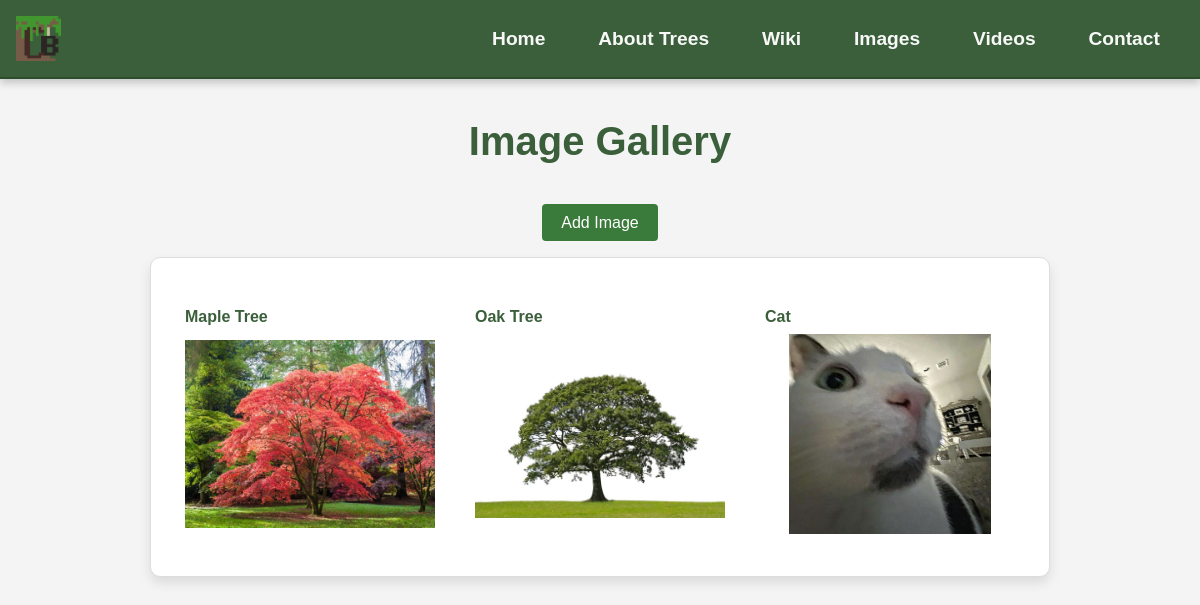
The app's page /Image/ with its own data.
### app/models.py (models this page shows, shortened)
class Image(models.Model):
    title = models.CharField(max_length=100)
    image = models.ImageField(upload_to='images/')
    uploaded_at = models.DateTimeField(auto_now_add=True)

### app/views.py (the view)
# urls.py: path('Image/', ImageGalleryView.as_view(), name='Image_gallery'),
class ImageGalleryView(ListView):
    model = Image
    template_name = 'app/Image_gallery.html'
    context_object_name = 'images'

### app/templates/app/Image_gallery.html (shortened to what this page needs)
{% extends 'app/Base.html' %}
{%load static%}
{% block content %}
    <h1>Image Gallery</h1>
    <div class="btn_center">
        <a href="{% url 'Image_upload' %}" class="imgadd_btn">Add Image</a>
    </div>
    {% if images %}
        <div class="gallery_grid">
            {% for image in images %}
                <div class="gallery_item">
                    <p>{{ image.title }}</p>
                    <img src="{{ image.image.url }}" alt="{{ image.title }}">
                </div>
            {% endfor %}
        </div>
    {% else %}
        <div class="no_image_container">
            <p>No Image Found</p>
        </div>
    {% endif %}
{% endblock content %}

### static/css/base.css (style rules this page uses)
* { padding: 0; box-sizing: border-box; }
html, body { height: 100%; margin: 0; background-color: #f4f4f4; font-family: 'Gill Sans', 'Gill Sans MT', Calibri, 'Trebuchet MS', Arial, sans-serif; color: #333; }
h1, h2 { color: #3a5f3a; text-align: center; margin: 1em 0; }
h1 { font-size: 2.5em; }
a { color: #3a5f3a; text-decoration: none; }
.gallery_grid { display: grid; grid-template-columns: repeat(auto-fill, minmax(200px, 1fr)); gap: 20px; background-color: #ffffff; margin: 1em auto; padding: 1.5em; border: 1px solid #ddd; border-radius: 10px; max-width: 900px; box-shadow: 0 6px 12px rgba(0, 0, 0, 0.1); }
.gallery_grid img { width: 100%; height: 200px; object-fit: contain; border-radius: 8px; background-color: #ffffff; }
.gallery_item { height: 250px; flex: 1 1 200px; margin: 10px; max-width: 100%; border-radius: 8px; overflow: hidden; justify-content: center; align-items: center; }
.gallery_item p { font-size: 1em; font-weight: bold; color: #3a5f3a; margin-bottom: 0.5em; word-wrap: break-word; }
.gallery_item img { width: 100%; object-fit: contain; display: block; border-radius: 4px; }
.btn_center { display: flex; justify-content: center; align-items: center; }
a.wikiadd_btn, a.addvid_btn, a.imgadd_btn { display: inline-flex; padding: 0.6em 1.2em; font-size: 1em; cursor: pointer; border-radius: 4px; background-color: #3a7a3a; color: #ffffff; text-align: center; text-decoration: none; border: none; transition: background-color 0.3s ease, transform 0.1s ease; }

### records on screen
Image: title "Maple Tree", image (picture)
Image: title "Oak Tree", image (picture)
Image: title "Cat", image (picture)
